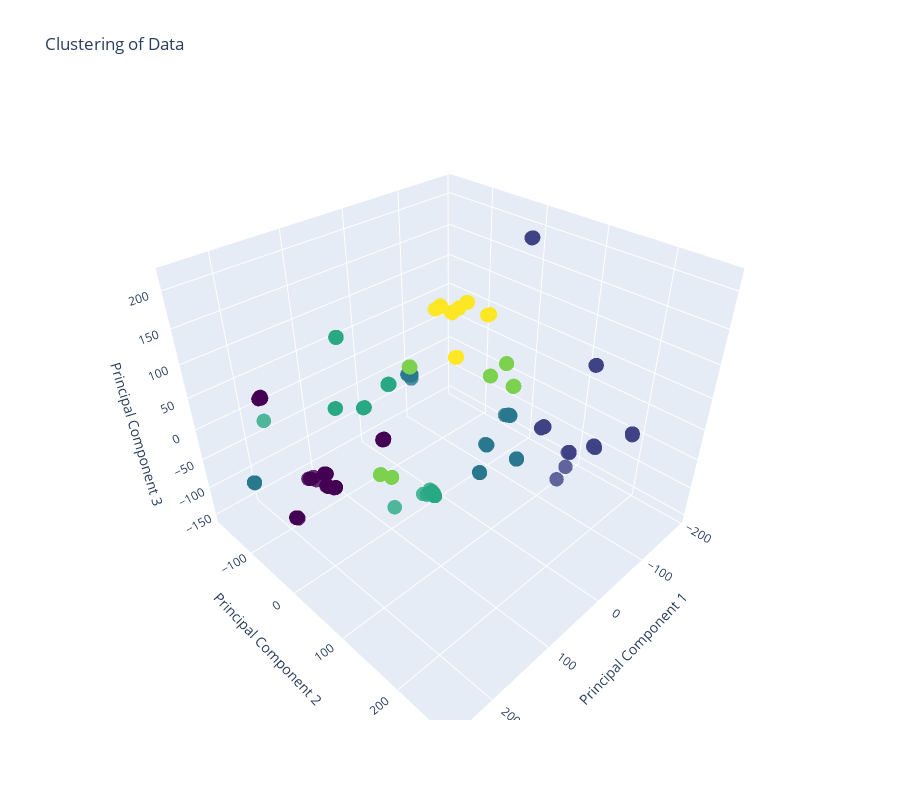

Notebook code cell kept with this figure:
### Code cell
import numpy as np
import plotly.graph_objects as go
from sklearn.decomposition import PCA

# Assuming you have your data stored in a variable called 'data' with shape (120, 20)
# Assuming you have the actual labels stored in a variable called 'labels' with shape (120,)


# Create a scatter plot of the clusters using actual labels in 3D
fig = go.Figure(data=go.Scatter3d(
    x=reduced_data[:, 0],
    y=reduced_data[:, 1],
    z=reduced_data[:, 2],
    mode='markers',
    marker=dict(
        size=5,
        color=labels,
        colorscale='Viridis',
        opacity=0.8
    )
))

# Set axis labels and title
fig.update_layout(
    scene=dict(
        xaxis_title='Principal Component 1',
        yaxis_title='Principal Component 2',
        zaxis_title='Principal Component 3',
    ),
    title='Clustering of Data',
    height=800
)

# Show the interactive 3D plot
fig.show()

### Figure 1 — Plotly figure (JSON) as saved in the notebook; plotly's stock layout.template omitted (floating-point values rounded to 4 significant figures; data arrays with more than 128 entries replaced by an {"elided": "..."} marker saying what was removed)
{"data": [{"marker": {"color": {"elided": "360 int values"}, "colorscale": [[0, "#440154"], [0.1111, "#482878"], [0.2222, "#3e4989"], [0.3333, "#31688e"], [0.4444, "#26828e"], [0.5556, "#1f9e89"], [0.6667, "#35b779"], [0.7778, "#6ece58"], [0.8889, "#b5de2b"], [1, "#fde725"]], "opacity": 0.8, "size": 5}, "mode": "markers", "type": "scatter3d", "x": {"elided": "360 float values"}, "y": {"elided": "360 float values"}, "z": {"elided": "360 float values"}}], "layout": {"height": 800, "scene": {"xaxis": {"title": {"text": "Principal Component 1"}}, "yaxis": {"title": {"text": "Principal Component 2"}}, "zaxis": {"title": {"text": "Principal Component 3"}}}, "title": {"text": "Clustering of Data"}}}
